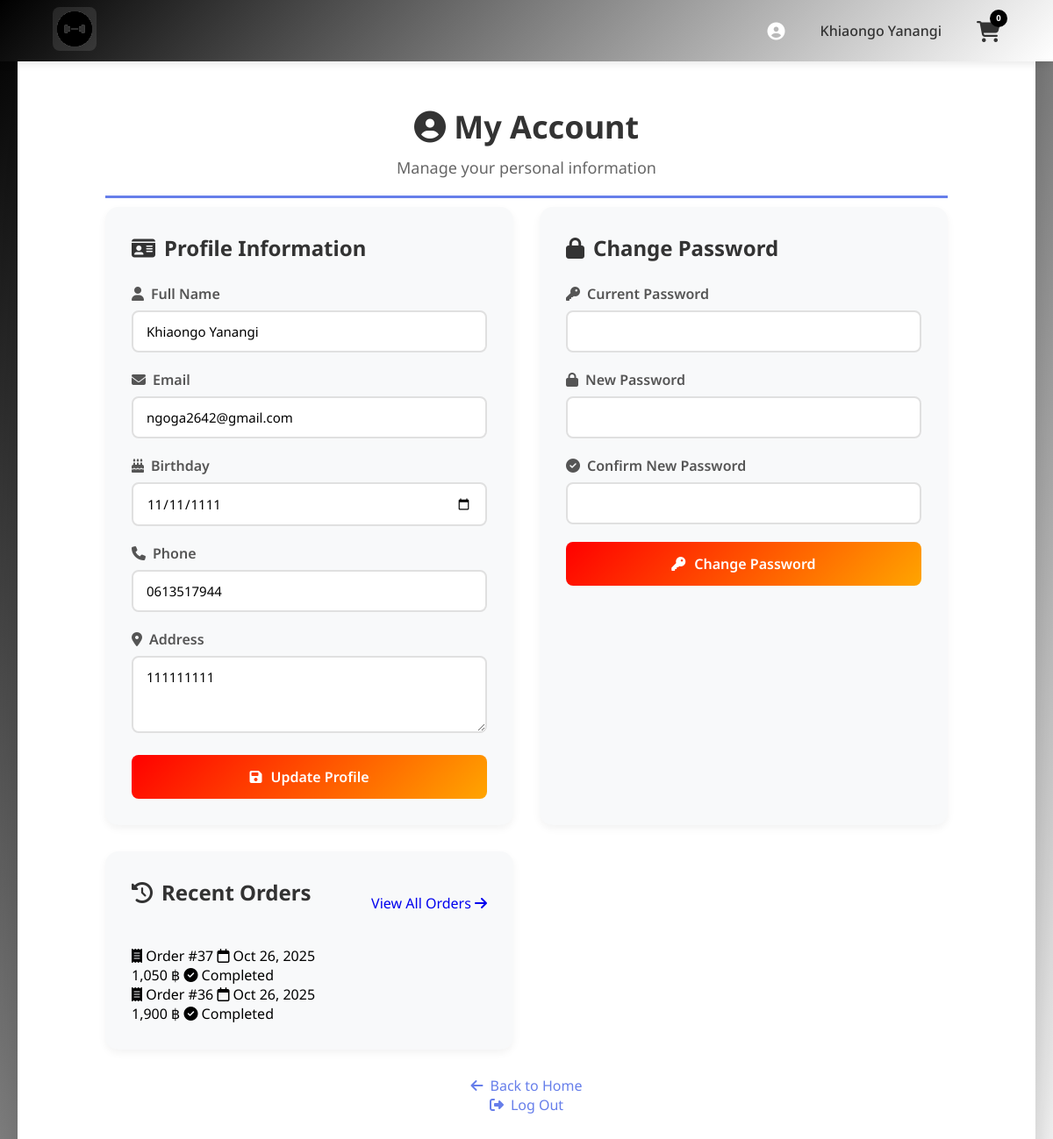
The page /BBQ/account.php (signed in) on the database its author committed.
### tables this page shows
CREATE TABLE `user` (
  `id` int(11) NOT NULL,
  `name` varchar(255) NOT NULL,
  `email` varchar(255) NOT NULL,
  `password` varchar(255) NOT NULL,
  `birthday` date NOT NULL,
  `phone` varchar(20) NOT NULL,
  `address` text NOT NULL,
  `created_at` timestamp NOT NULL DEFAULT current_timestamp()
);

CREATE TABLE `orders` (
  `id` int(11) NOT NULL,
  `user_id` int(11) NOT NULL,
  `total_amount` decimal(10,2) NOT NULL,
  `status` varchar(50) DEFAULT 'completed',
  `payment_method` varchar(50) DEFAULT 'cash',
  `created_at` timestamp NOT NULL DEFAULT current_timestamp()
);

### BBQ/class/UserLogin.php (called while the page is built, shortened)
<?php
    class UserLogin {
        private $conn;
        private $table_name = "user";
        public function __construct($db) {
            $this->conn = $db;
        }
        public function userData($userid) {
            $id = $userid;
            $query = "SELECT * FROM {$this->table_name} WHERE id = :id";
            $stmt = $this->conn->prepare($query);
            $stmt->bindParam(":id", $id);
            $stmt->execute();
            if ($stmt->rowCount() > 0) {
                $user = $stmt->fetch(PDO::FETCH_ASSOC);
                return $user;
            } else {
                return false;
            }
        }
    }
?>

### BBQ/class/Order.php (called while the page is built, shortened)
<?php
class Order {
    private $conn;
    private $orders_table = "orders";
    public function __construct($db) {
        $this->conn = $db;
    }
    public function getUserOrders($userId) {
        $query = "SELECT * FROM " . $this->orders_table . "
                  WHERE user_id = :user_id
                  ORDER BY created_at DESC";
        $stmt = $this->conn->prepare($query);
        $stmt->bindParam(":user_id", $userId, PDO::PARAM_INT);
        $stmt->execute();
        return $stmt->fetchAll(PDO::FETCH_ASSOC);
    }
}
?>

### BBQ/account.php (the view, shortened to what this page needs)
<?php
include_once("config/Database.php");
include_once("class/UserLogin.php");
include_once("class/Order.php");
$connectDB = new Database();
$db = $connectDB->getConnection();
$user = new UserLogin($db);
$userData = $user->userData($_SESSION['userid']);
$order = new Order($db);
$recentOrders = $order->getUserOrders($_SESSION['userid']);
$recentOrders = array_slice($recentOrders, 0, 5);
?>
<!DOCTYPE html>
<html>
<head>
    <link rel="stylesheet" href="https://cdnjs.cloudflare.com/ajax/libs/font-awesome/6.4.0/css/all.min.css">
    <link rel="stylesheet" type="text/css" href="css/CSS home.css">
    <link rel="stylesheet" type="text/css" href="css/CSS ACC.css">
</head>
<body>
    <?php include_once("nav.php"); ?>
    <div class="account-container">
        <div class="account-header">
            <h1><i class="fas fa-user-circle"></i> My Account</h1>
            <p>Manage your personal information</p>
        </div>
        <div class="account-content">
            <div class="account-section">
                <h2><i class="fas fa-id-card"></i> Profile Information</h2>
                <form method="POST" action="<?php echo htmlspecialchars($_SERVER['PHP_SELF']); ?>">
                    <div class="form-group">
                        <label for="name"><i class="fas fa-user"></i> Full Name</label>
                        <input type="text" id="name" name="name" value="<?php echo htmlspecialchars($userData['name']); ?>" required>
                    </div>
                    <div class="form-group">
                        <label for="email"><i class="fas fa-envelope"></i> Email</label>
                        <input type="email" id="email" name="email" value="<?php echo htmlspecialchars($userData['email']); ?>" required>
                    </div>
                    <div class="form-group">
                        <label for="birthday"><i class="fas fa-birthday-cake"></i> Birthday</label>
                        <input type="date" id="birthday" name="birthday" value="<?php echo htmlspecialchars($userData['birthday']); ?>" required>
                    </div>
                    <div class="form-group">
                        <label for="phone"><i class="fas fa-phone"></i> Phone</label>
                        <input type="tel" id="phone" name="phone" value="<?php echo htmlspecialchars($userData['phone']); ?>" pattern="[0-9]{10}" required>
                    </div>
                    <div class="form-group">
                        <label for="address"><i class="fas fa-map-marker-alt"></i> Address</label>
                        <textarea id="address" name="address" rows="3" required><?php echo htmlspecialchars($userData['address']); ?></textarea>
                    </div>
                    <button type="submit" name="update" class="btn-update">
                        <i class="fas fa-save"></i> Update Profile
                    </button>
                </form>
            </div>
            <div class="account-section">
                <h2><i class="fas fa-lock"></i> Change Password</h2>
                <form method="POST" action="<?php echo htmlspecialchars($_SERVER['PHP_SELF']); ?>">
                    <div class="form-group">
                        <label for="currentPassword"><i class="fas fa-key"></i> Current Password</label>
                        <input type="password" id="currentPassword" name="currentPassword" required>
                    </div>
                    <div class="form-group">
                        <label for="newPassword"><i class="fas fa-lock"></i> New Password</label>
                        <input type="password" id="newPassword" name="newPassword" minlength="6" required>
                    </div>
                    <div class="form-group">
                        <label for="confirmNewPassword"><i class="fas fa-check-circle"></i> Confirm New Password</label>
                        <input type="password" id="confirmNewPassword" name="confirmNewPassword" required>
                    </div>
                    <button type="submit" name="changePassword" class="btn-password">
                        <i class="fas fa-key"></i> Change Password
                    </button>
                </form>
            </div>
            <div class="account-section order-history-section">
                <div style="display: flex; justify-content: space-between; align-items: center; margin-bottom: 20px;">
                    <h2><i class="fas fa-history"></i> Recent Orders</h2>
                    <a href="order_history.php" class="view-all-link">
                        View All Orders <i class="fas fa-arrow-right"></i>
                    </a>
                </div>
                <?php if (empty($recentOrders)): ?>
                    <div class="no-orders">
                        <i class="fas fa-shopping-cart"></i>
                        <p>No orders yet. Start shopping!</p>
                    </div>
                <?php else: ?>
                    <div class="orders-list">
                        <?php foreach ($recentOrders as $orderItem): ?>
                            <div class="order-item-card">
                                <div class="order-item-header">
                                    <div class="order-info">
                                        <span class="order-number">
                                            <i class="fas fa-receipt"></i> Order #<?php echo $orderItem['id']; ?>
                                        </span>
                                        <span class="order-date">
                                            <i class="far fa-calendar"></i>
                                            <?php echo date('M d, Y', strtotime($orderItem['created_at'])); ?>
                                        </span>
                                    </div>
                                    <div class="order-amount">
                                        <span class="amount"><?php echo number_format($orderItem['total_amount'], 0); ?> ฿</span>
                                        <span class="status-badge">
                                            <i class="fas fa-check-circle"></i> <?php echo ucfirst($orderItem['status']); ?>
                                        </span>
                                    </div>
                                </div>
                            </div>
                        <?php endforeach; ?>
                    </div>
                <?php endif; ?>
            </div>
        </div>
        <div class="back-home">
            <a href="home.php"><i class="fas fa-arrow-left"></i> Back to Home</a><br>
            <a href="logout.php" class="btn-logout">
                <i class="fas fa-sign-out-alt"></i> Log Out
            </a>
        </div>
    </div>
</body>
</html>

### BBQ/nav.php
<nav>
       <div class="nav-container">
           <a href="home.php">
               <img src="img/dbell2.png" class="logonav" alt="Big Bro sQuad Logo">
           </a>
           <div class="nav-profile">
               <a href="account.php" style="color: white; margin-right: 20px; text-decoration: none;">
                   <i class="fas fa-user-circle"></i>
               </a>
               <p class="nav-profile-name"><?php echo htmlspecialchars($userData['name']); ?></p>
               <div class="nav-profile-cart" style="cursor: pointer; margin-left: 20px;">
                   <i class="fas fa-cart-shopping"></i>
                   <div class="cartcount" style="font-size: 0.8vw;">
                       0
                   </div>
               </div>
           </div>
       </div>
   </nav>

### BBQ/css/CSS home.css (style rules this page uses)
* { font-family: "Noto Sans", sans-serif; margin: 0; padding: 0; box-sizing: border-box; text-decoration: none; }
body { background-color: WhiteSmoke; padding-top: 70px; }
nav { width: 100%; height: 70px; background: linear-gradient(135deg, black 0%, white 100%); position: fixed; top: 0; left: 0; z-index: 1000; box-shadow: 0 2px 10px rgba(0, 0, 0, 0.1); }
.nav-container { max-width: 90vw; height: 100%; margin: 0 auto; display: flex; justify-content: space-between; align-items: center; }
.logonav { width: 50px; height: 50px; object-fit: contain; filter: brightness(2.0) contrast(1.5); background: rgba(255, 255, 255, 0.1); padding: 5px; border-radius: 8px; transition: all 0.3s; }
.nav-profile { display: flex; align-items: center; gap: 20px; }
.nav-profile-name { color: #333; font-size: 16px; font-weight: 500; }
.nav-profile a { color: #333; font-size: 20px; transition: opacity 0.3s; }
.nav-profile-cart { position: relative; color: #333; font-size: 24px; cursor: pointer; transition: transform 0.3s; }
.cartcount { position: absolute; top: -8px; right: -8px; background: #000; color: #fff; border-radius: 50%; width: 20px; height: 20px; display: flex; align-items: center; justify-content: center; font-size: 12px; font-weight: bold; }

### BBQ/css/CSS ACC.css (style rules this page uses)
* { margin: 0; padding: 0; box-sizing: border-box; }
body { font-family: 'Segoe UI', Tahoma, Geneva, Verdana, sans-serif; background: linear-gradient(135deg, black 0%, white 100%); min-height: 100vh; padding: 20px; }
.account-container { max-width: 1200px; margin: 0 auto; background: white; border-radius: 20px; padding: 100px; box-shadow: 0 10px 40px rgba(0, 0, 0, 0.2); }
.account-header { text-align: center; margin-bottom: 10px; padding-bottom: 20px; border-bottom: 3px solid #667eea; }
.account-header h1 { color: #333; font-size: 36px; margin-bottom: 10px; }
.account-header p { color: #666; font-size: 18px; }
.account-content { display: grid; grid-template-columns: 1fr 1fr; gap: 30px; margin-bottom: 30px; }
.account-section { background: #f8f9fa; padding: 30px; border-radius: 15px; box-shadow: 0 4px 10px rgba(0, 0, 0, 0.05); }
.account-section h2 { color: #333; margin-bottom: 25px; font-size: 24px; display: flex; align-items: center; gap: 10px; }
.form-group { margin-bottom: 20px; }
.form-group label { display: block; color: #555; font-weight: 600; margin-bottom: 8px; display: flex; align-items: center; gap: 8px; }
.form-group input, .form-group textarea { width: 100%; padding: 12px 15px; border: 2px solid #e0e0e0; border-radius: 8px; font-size: 15px; transition: all 0.3s; }
.form-group textarea { resize: vertical; font-family: inherit; }
.btn-update, .btn-password { width: 100%; padding: 14px 20px; border: none; border-radius: 8px; font-size: 16px; font-weight: 600; cursor: pointer; transition: all 0.3s; display: flex; align-items: center; justify-content: center; gap: 10px; }
.btn-update { background: linear-gradient(135deg, red 0%, orange 100%); color: white; }
.btn-password { background: linear-gradient(135deg, red 0%, orange 100%); color: white; }
.back-home { text-align: center; margin-top: 30px; }
.back-home a { color: #667eea; text-decoration: none; font-size: 16px; display: inline-flex; align-items: center; gap: 8px; transition: all 0.3s; }

### rows shown on the page
user: name "Khiaongo Yanangi", email "ngoga2642@gmail.com", birthday "11/11/1111", phone "0613517944", address "111111111"
orders: id "37", created_at "Oct 26, 2025", total_amount "1,050", status "Completed"
orders: id "36", created_at "Oct 26, 2025", total_amount "1,900", status "Completed"
